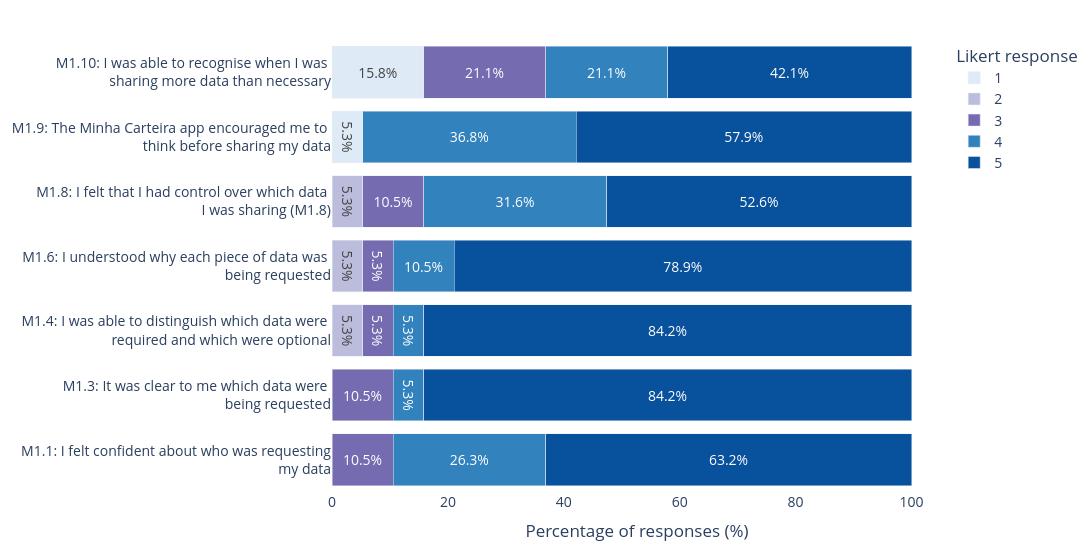

The notebook cell saved with this chart:
### Code cell
import pandas as pd
import plotly.graph_objects as go

df_inst1 = {
    "Question": [
        "M1.1: I felt confident about who was <br>requesting my data", #b2
        "M1.3: It was clear to me which data were <br>being requested", #b3.a
        "M1.4: I was able to distinguish which data were <br>required and which were optional", #b3.c
        "M1.6: I understood why each piece of data was <br>being requested", #b3.b
        "M1.8: I felt that I had control over which data <br>I was sharing (M1.8)", #b6.a
        "M1.9: The Minha Carteira app encouraged <br>me to think before sharing my data", #b6.b
        "M1.10: I was able to recognise when I was <br>sharing more data than necessary" #b6.c
    ],
    "1": [0, 0, 0, 0, 0, 1, 3],
    "2": [0, 0, 1, 1, 1, 0, 0],
    "3": [2, 2, 1, 1, 2, 0, 4],
    "4": [5, 1, 1, 2, 6, 7, 4],
    "5": [12, 16, 16, 15, 10, 11, 8],
    "N": [19, 19, 19, 19, 19, 19, 19]
}

df1 = pd.DataFrame(df_inst1)
response_order = ["1", "2", "3", "4", "5"]
colors = ['#deebf7', '#bcbddc', '#756bb1', '#3182bd', '#08519c']

fig = go.Figure()

for i, response in enumerate(response_order):
    counts = df1[response]
    percentages = (counts / df1["N"]) * 100
    labels = [f"{p:.1f}%" if p > 0 else "" for p in percentages]

    fig.add_trace(
        go.Bar(
            y=df1["Question"],
            x=percentages,
            orientation='h',
            name=response,
            marker_color=colors[i],
            text=labels,
            textposition='inside',
            insidetextanchor='middle'
        )
    )

fig.update_layout(
    barmode='stack',
    xaxis_title="Percentage of responses (%)",
    legend_title="Likert response",
    font=dict(size=14),
    plot_bgcolor='white',
    height=550,
    width=1200,
    margin=dict(l=40, r=40, t=40, b=40)
)
fig.update_layout(
    legend=dict(
        traceorder="normal",
    )
)
fig.show()
fig.write_image("../images/prototype-likert_inst1.png", scale=3)

### Figure 1 — Plotly figure (JSON) as saved in the notebook; plotly's stock layout.template omitted (floating-point values rounded to 4 significant figures)
{"data": [{"insidetextanchor": "middle", "marker": {"color": "#deebf7"}, "name": "1", "orientation": "h", "text": ["", "", "", "", "", "5.3%", "15.8%"], "textposition": "inside", "type": "bar", "x": [0, 0, 0, 0, 0, 5.263, 15.79], "y": ["M1.1: I felt confident about who was requesting<br> my data", "M1.3: It was clear to me which data were <br>being requested", "M1.4: I was able to distinguish which data were <br>required and which were optional", "M1.6: I understood why each piece of data was <br>being requested", "M1.8: I felt that I had control over which data <br>I was sharing (M1.8)", "M1.9: The Minha Carteira app encouraged me to <br>think before sharing my data", "M1.10: I was able to recognise when I was <br>sharing more data than necessary"]}, {"insidetextanchor": "middle", "marker": {"color": "#bcbddc"}, "name": "2", "orientation": "h", "text": ["", "", "5.3%", "5.3%", "5.3%", "", ""], "textposition": "inside", "type": "bar", "x": [0, 0, 5.263, 5.263, 5.263, 0, 0], "y": ["M1.1: I felt confident about who was requesting<br> my data", "M1.3: It was clear to me which data were <br>being requested", "M1.4: I was able to distinguish which data were <br>required and which were optional", "M1.6: I understood why each piece of data was <br>being requested", "M1.8: I felt that I had control over which data <br>I was sharing (M1.8)", "M1.9: The Minha Carteira app encouraged me to <br>think before sharing my data", "M1.10: I was able to recognise when I was <br>sharing more data than necessary"]}, {"insidetextanchor": "middle", "marker": {"color": "#756bb1"}, "name": "3", "orientation": "h", "text": ["10.5%", "10.5%", "5.3%", "5.3%", "10.5%", "", "21.1%"], "textposition": "inside", "type": "bar", "x": [10.53, 10.53, 5.263, 5.263, 10.53, 0, 21.05], "y": ["M1.1: I felt confident about who was requesting<br> my data", "M1.3: It was clear to me which data were <br>being requested", "M1.4: I was able to distinguish which data were <br>required and which were optional", "M1.6: I understood why each piece of data was <br>being requested", "M1.8: I felt that I had control over which data <br>I was sharing (M1.8)", "M1.9: The Minha Carteira app encouraged me to <br>think before sharing my data", "M1.10: I was able to recognise when I was <br>sharing more data than necessary"]}, {"insidetextanchor": "middle", "marker": {"color": "#3182bd"}, "name": "4", "orientation": "h", "text": ["26.3%", "5.3%", "5.3%", "10.5%", "31.6%", "36.8%", "21.1%"], "textposition": "inside", "type": "bar", "x": [26.32, 5.263, 5.263, 10.53, 31.58, 36.84, 21.05], "y": ["M1.1: I felt confident about who was requesting<br> my data", "M1.3: It was clear to me which data were <br>being requested", "M1.4: I was able to distinguish which data were <br>required and which were optional", "M1.6: I understood why each piece of data was <br>being requested", "M1.8: I felt that I had control over which data <br>I was sharing (M1.8)", "M1.9: The Minha Carteira app encouraged me to <br>think before sharing my data", "M1.10: I was able to recognise when I was <br>sharing more data than necessary"]}, {"insidetextanchor": "middle", "marker": {"color": "#08519c"}, "name": "5", "orientation": "h", "text": ["63.2%", "84.2%", "84.2%", "78.9%", "52.6%", "57.9%", "42.1%"], "textposition": "inside", "type": "bar", "x": [63.16, 84.21, 84.21, 78.95, 52.63, 57.89, 42.11], "y": ["M1.1: I felt confident about who was requesting<br> my data", "M1.3: It was clear to me which data were <br>being requested", "M1.4: I was able to distinguish which data were <br>required and which were optional", "M1.6: I understood why each piece of data was <br>being requested", "M1.8: I felt that I had control over which data <br>I was sharing (M1.8)", "M1.9: The Minha Carteira app encouraged me to <br>think before sharing my data", "M1.10: I was able to recognise when I was <br>sharing more data than necessary"]}], "layout": {"barmode": "stack", "font": {"size": 14}, "height": 550, "legend": {"title": {"text": "Likert response"}, "traceorder": "normal"}, "margin": {"b": 40, "l": 40, "r": 40, "t": 40}, "plot_bgcolor": "white", "width": 1200, "xaxis": {"title": {"text": "Percentage of responses (%)"}}}}
